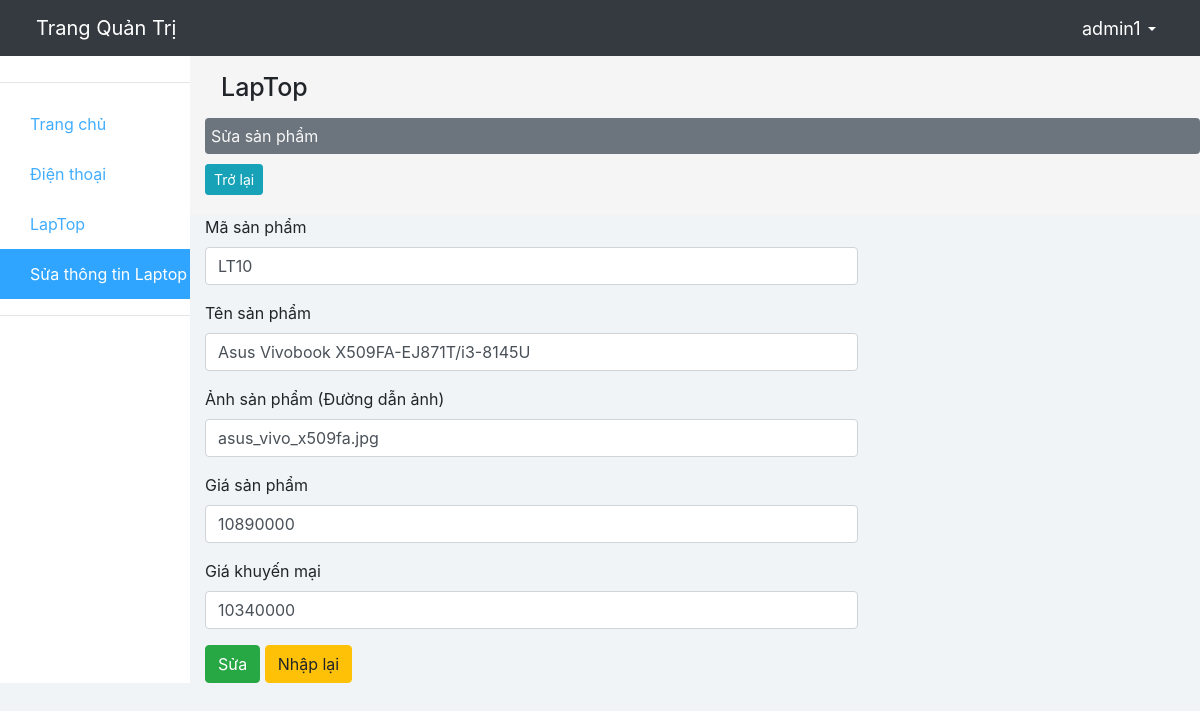
The page /backend/view/sualt.php?id_sp&id_sp=LT10 (signed in) on the database its author committed.
### tables this page shows
CREATE TABLE `laptop` (
  `id_sp` char(10) NOT NULL,
  `ten_sp` varchar(500) NOT NULL,
  `anh_sp` char(200) NOT NULL,
  `gia_sp` int(100) NOT NULL,
  `gia_km` int(100) NOT NULL
);

### backend/controller/sualt_conn.php (called while the page is built, shortened)
<?php
	include 'connection.php';
    $id = $_GET['id_sp'];
    $sql = "select * from `laptop` where id_sp = '$id'";
    $response = mysqli_query($connectionId, $sql);
    if($response) {
        $record = mysqli_fetch_array($response);
    }
?>

### backend/view/sualt.php (the view, shortened to what this page needs)
<?PHP
	include '../controller/sualt_conn.php';
	include 'headersp.php';
?>
	<div class="conten">
		<div class="row">
			<div class="col-sm-3 col-lg-2 conten-nav">
				<ul class="col-sm-3 col-lg-2 nav menu">
					<hr class="solid">
					<a href="index.php"><li> Trang chủ</li></a>
					<a href="danhsachdt.php"><li> Điện thoại</li></a>
					<a href="danhsachlt.php"><li> LapTop</li></a>
					<a href="#"><li class="active"> Sửa thông tin Laptop</li></a>
					<hr class="solid">
				</ul>
			</div>
			<div class="col-sm-9 col-lg-10">
				<div class="row conten-top">
					<div class="col-lg-12">
						<h1 class="page-header"> LapTop</h1>
						<div class="bg-secondary conten-header">Sửa sản phẩm</div>
						<a href="danhsachlt.php" class="btn btn-info btn-sm" style="margin-bottom: 20px">Trở lại</a>
					</div>
				</div>
				<div class="row">
					<div class="col-xs-12 col-md-12 col-lg-12">
						<div class="panel panel-primary">
							<div class="panel-body">
								<form action="" method="post">
									<div class="row">
										<div class="col-xs-8 col-md-8 col-lg-8">
											<div class="form-group" >
												<label>Mã sản phẩm</label>
												<input required type="text" name="masp" class="form-control" value="<?PHP echo $record['id_sp']; ?>">
											</div>
											<div class="form-group" >
												<label>Tên sản phẩm</label>
												<input required type="text" name="name" class="form-control" value="<?PHP echo $record['ten_sp']; ?>">
											</div>
											<div class="form-group" >
												<label>Ảnh sản phẩm (Đường dẫn ảnh)</label>
												<input required type="text" name="img" class="form-control" value="<?PHP echo $record['anh_sp']; ?>">
											</div>
											<div class="form-group" >
												<label>Giá sản phẩm</label>
												<input required type="number" name="price" class="form-control" value="<?PHP echo $record['gia_sp']; ?>">
											</div>
											<div class="form-group" >
												<label>Giá khuyến mại</label>
												<input required type="number" name="pricekm" class="form-control" value="<?PHP echo $record['gia_km']; ?>">
											</div>
											<input type="submit" name="submit" value="Sửa" class="btn btn-success">
											<input type="reset" class="btn btn-warning" value="Nhập lại">
										</div>
									</div>
								</form>
							</div>
						</div>
					</div>
				</div>
			</div>
		</div>
	</div>
</body>
</html>

### backend/css/styles.css (style rules this page uses)
* { margin: 0; padding: 0; }
body { background-color: #f1f4f7; }
a { color: #42adff; }
.active { background-color: #30a5ff; color: #fff; }
.nav.menu { display: block; position: fixed; padding: 10px 10px 0 0; }
.nav.menu li { height: 50px; line-height: 50px; padding-left: 30px; }
.conten-nav { background-color: #fff; }
.conten-top { position: sticky; top: 42px; z-index: 1; background-color: whitesmoke; }
.page-header { margin: 16px; font-size: 25px; }
.conten-header { padding: 6px; margin-bottom: 10px; border-radius: 4px; font-size: 16px; color: #f7f7f7; }

### rows shown on the page
laptop: masp "LT10", name "Asus Vivobook X509FA-EJ871T/i3-8145U", img "asus_vivo_x509fa.jpg", price "10890000", pricekm "10340000"

### other values the page prints
$_SESSION['username'] "admin1"
